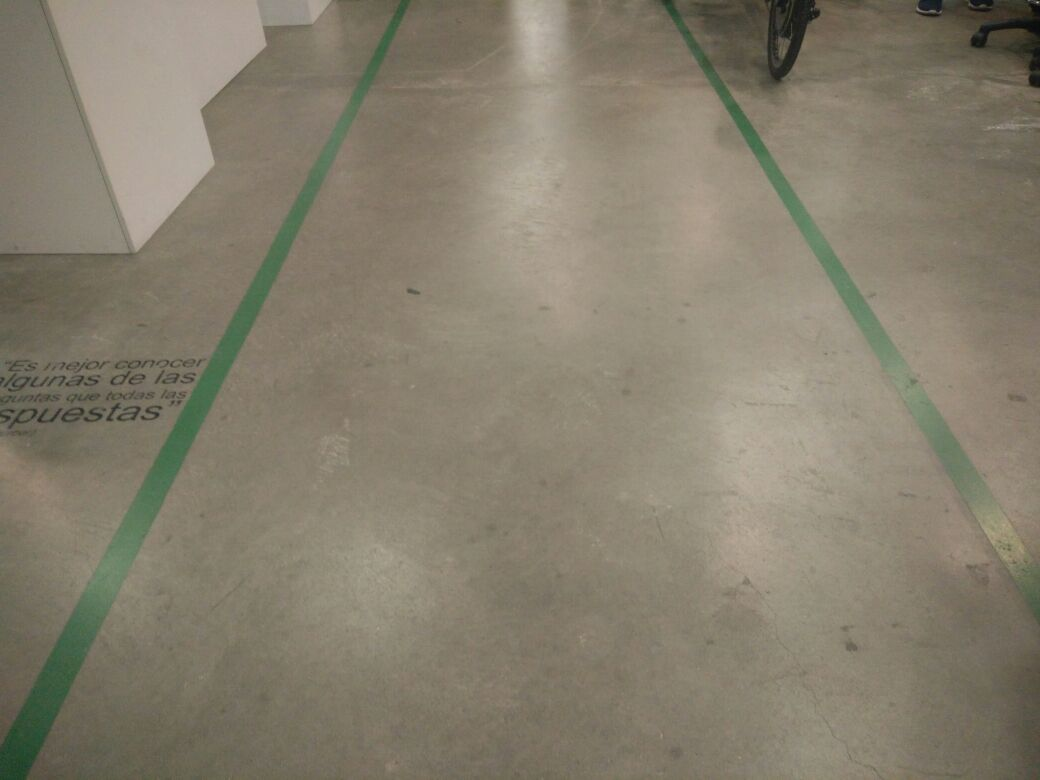
#> input picture 3.jpeg, 1040 x 780 px
$ python edge_detector.py
#> lines starting #> are read from the running program, lines starting #| are printed output that depends on the picture; after the words box and inside, x2 and y2 are one past the last pixel; in counts of white or black regions, pixels touching at a corner belong together
#Import Libraries
import cv2 as cv
import numpy as np
from matplotlib import pyplot as plt
from sklearn import linear_model, datasets
import imutils

#Load image
img = cv.imread('3.jpeg')
#> img is the input picture: shape (780, 1040, 3); mean B, G, R 109.1, 126.1, 133.1
#Convert image into HSV channel
imgHSV = cv.cvtColor(img, cv.COLOR_BGR2HSV)
#> imgHSV: shape (780, 1040, 3); mean H, S, V 21.9, 48.6, 134.1
angle = 180
imgHSV = imutils.rotate(imgHSV, angle)
#> imgHSV: shape (780, 1040, 3); mean H, S, V 21.8, 48.4, 133.8


#Define Color Boundaries
lowerBoundarie = np.array([35, 8, 0], dtype = 'uint8')
upperBoundarie = np.array([120, 255, 255], dtype = 'uint8')

#Compute mask for image
mask = cv.inRange(imgHSV, lowerBoundarie, upperBoundarie)
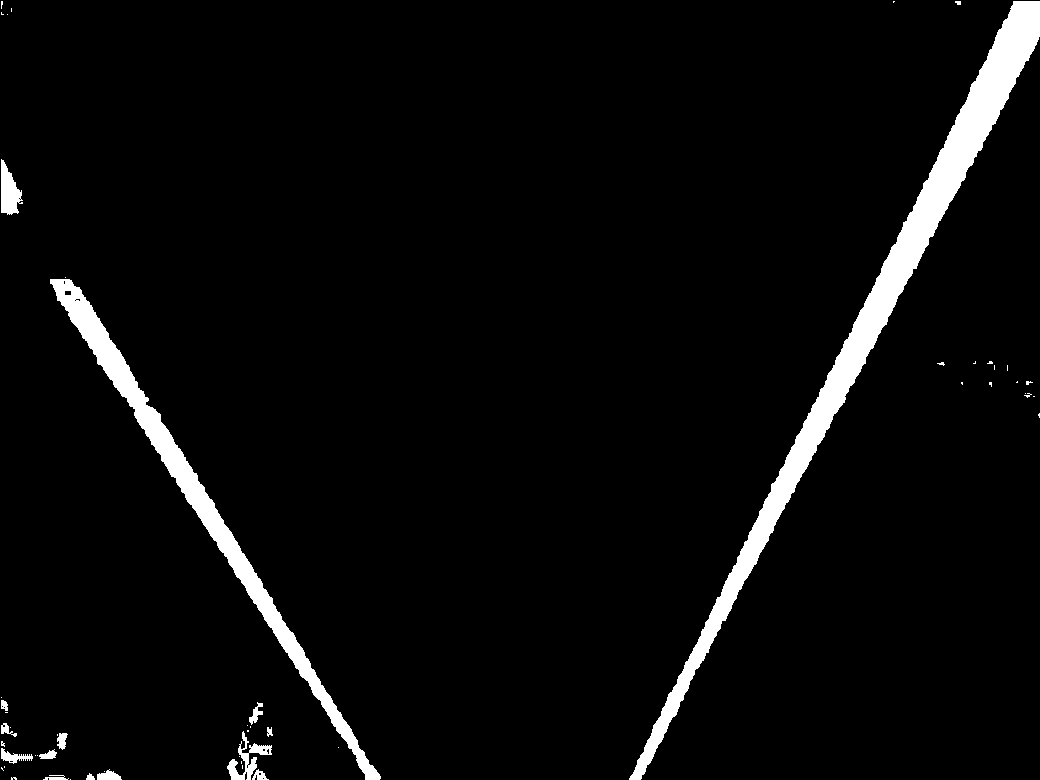
#> mask: shape (780, 1040); 4.3% white; 54 white regions (38 under 20 px), largest, box (x1, y1, x2, y2) and area: (629, 1, 1040, 780) 21572, (50, 279, 381, 780) 10524, (1, 159, 23, 215) 748

pixelInfo = cv.inRange(imgHSV, np.array(lowerBoundarie), np.array(upperBoundarie))
array = np.nonzero(pixelInfo)
#> array = 34943 positions, rows 1 to 779, columns 1 to 1039
transposedArray = np.transpose(array)
#> transposedArray = 34943 pairs, first value 1 to 779, second value 1 to 1039
# [5 lines of commented-out code are left out]

X = transposedArray[: , 1]
y = transposedArray[: , 0]

X = X.reshape(-1, 1)
y = y.reshape(-1, 1)

# print(X)
# print(Y)

# Fit line using all data
lr = linear_model.LinearRegression()
lr.fit(X, y)

# Robustly fit linear model with RANSAC algorithm
ransac = linear_model.RANSACRegressor()
ransac.fit(X, y)
inlier_mask = ransac.inlier_mask_
outlier_mask = np.logical_not(inlier_mask)

# Predict data of estimated models
line_X = np.arange(X.min(), X.max())[:, np.newaxis]
#> line_X = 1038 values from 1 to 1038
line_y = lr.predict(line_X)
line_y_ransac = ransac.predict(line_X)

# Compare estimated coefficients
# print("Estimated coefficients (true, linear regression, RANSAC):")
# print(coef, lr.coef_, ransac.estimator_.coef_)
# print(X)


lw = 2
plt.scatter(X[inlier_mask], y[inlier_mask], color='yellowgreen', marker='.',
            label='Inliers')
plt.scatter(X[outlier_mask], y[outlier_mask], color='gold', marker='.',
            label='Outliers')
#plt.plot(line_X, line_y, color='navy', linewidth=lw, label='Linear regressor')
plt.plot(line_X, line_y_ransac, color='cornflowerblue', linewidth=lw,
         label='RANSAC regressor')
plt.legend(loc='lower right')
plt.xlabel("Input")
plt.ylabel("Response")
plt.show()
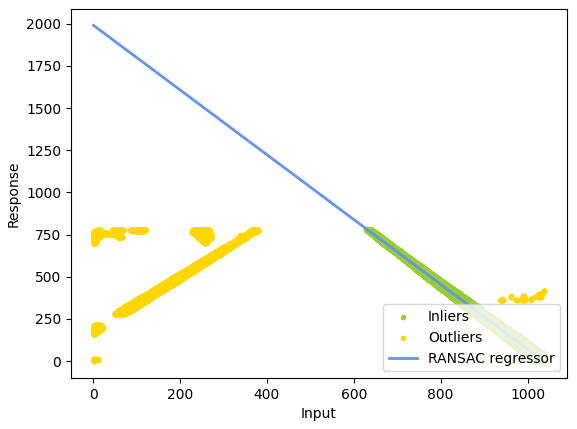
#> figure drawn by matplotlib, 1 panel; curve peaks at x = 1, y = 1989.5

$ run again, with 1.jpeg copied over 3.jpeg
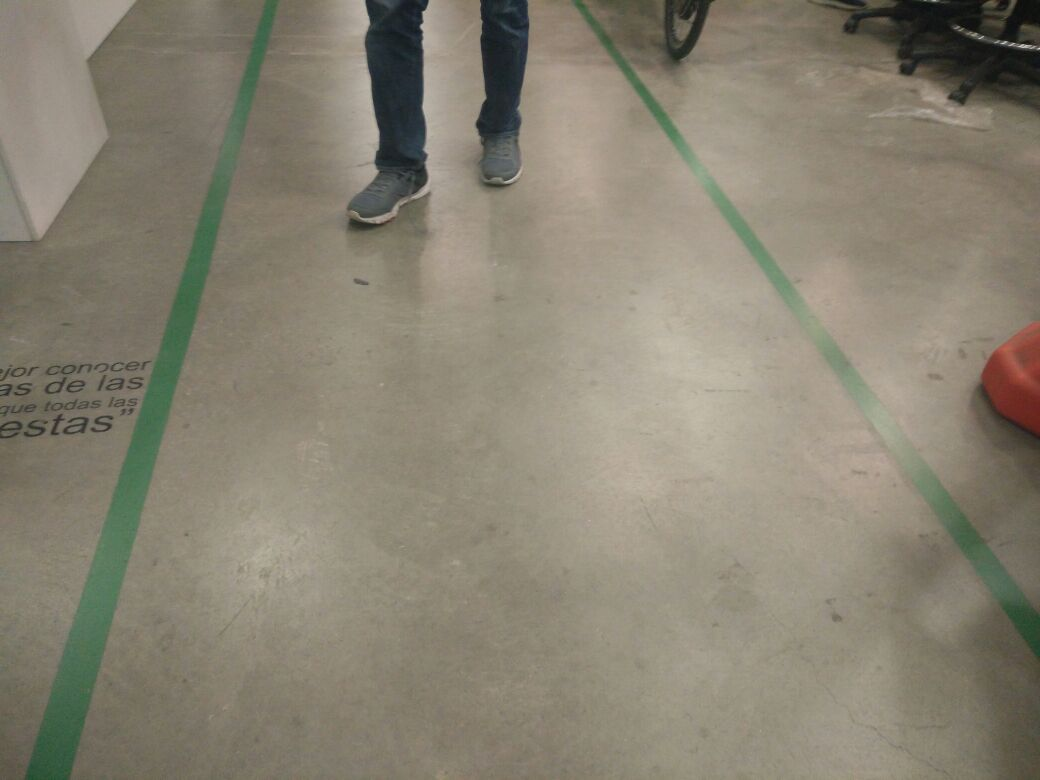
#> input picture 1.jpeg, 1040 x 780 px
#> img is the input picture: shape (780, 1040, 3); mean B, G, R 114.1, 130.1, 136
#> `mask = cv.inRange(imgHSV, lowerBoundarie, upperBoundarie)`:
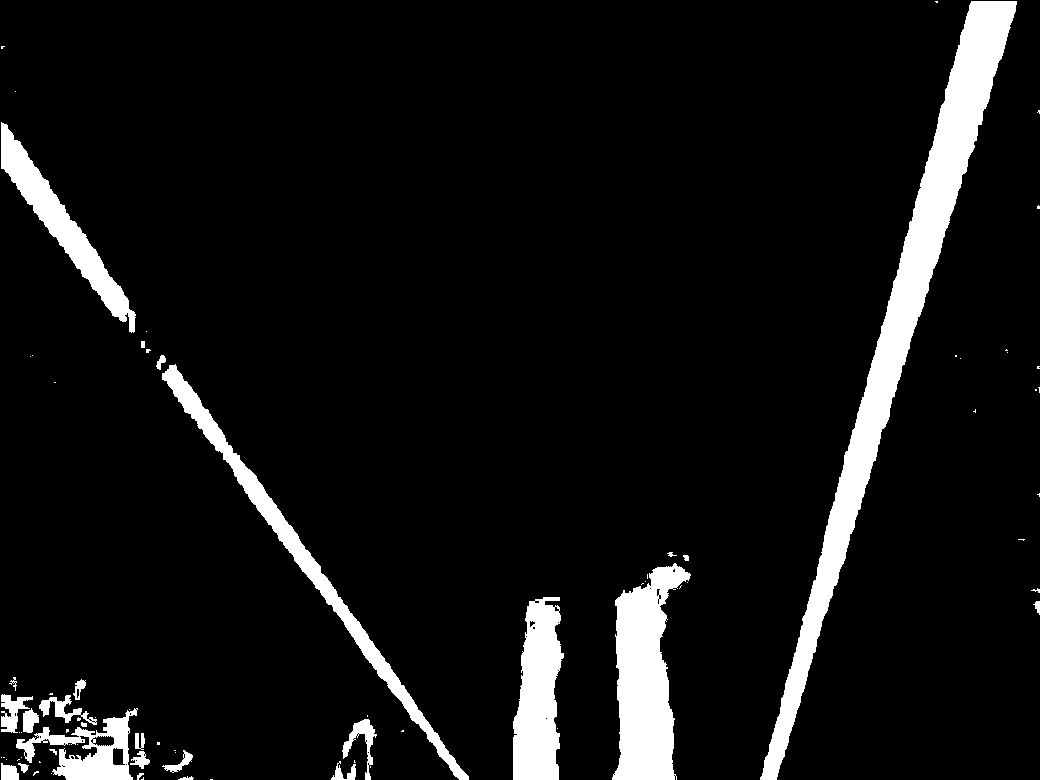
#> mask: shape (780, 1040); 7.7% white; 80 white regions (52 under 20 px), largest, box (x1, y1, x2, y2) and area: (760, 1, 1017, 780) 24831, (612, 563, 691, 780) 10415, (162, 364, 469, 780) 7183
#> array = 62165 positions, rows 1 to 779, columns 1 to 1039
#> transposedArray = 62165 pairs, first value 1 to 779, second value 1 to 1039
#> `plt.show()`:
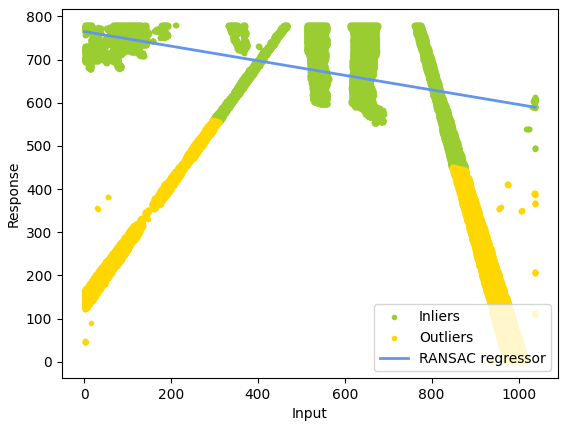
#> figure drawn by matplotlib, 1 panel; curve peaks at x = 1, y = 764.6

$ run again, with 2.jpeg copied over 3.jpeg
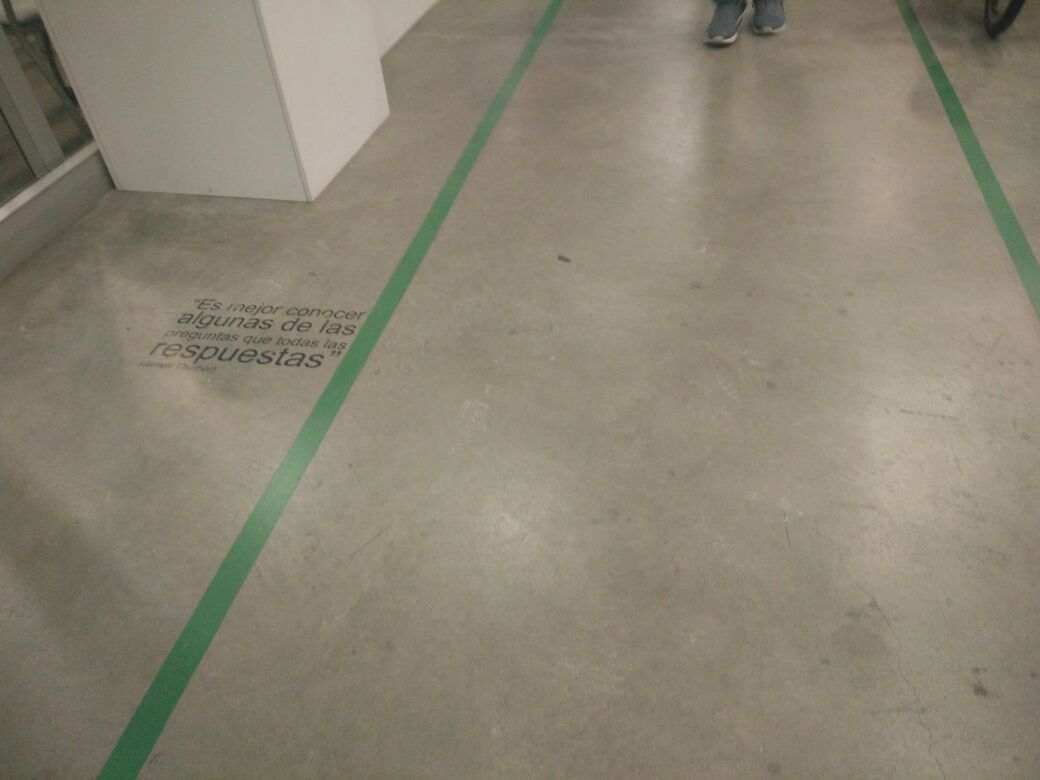
#> input picture 2.jpeg, 1040 x 780 px
#> img is the input picture: shape (780, 1040, 3); mean B, G, R 114.8, 131.9, 138.4
#> `mask = cv.inRange(imgHSV, lowerBoundarie, upperBoundarie)`:
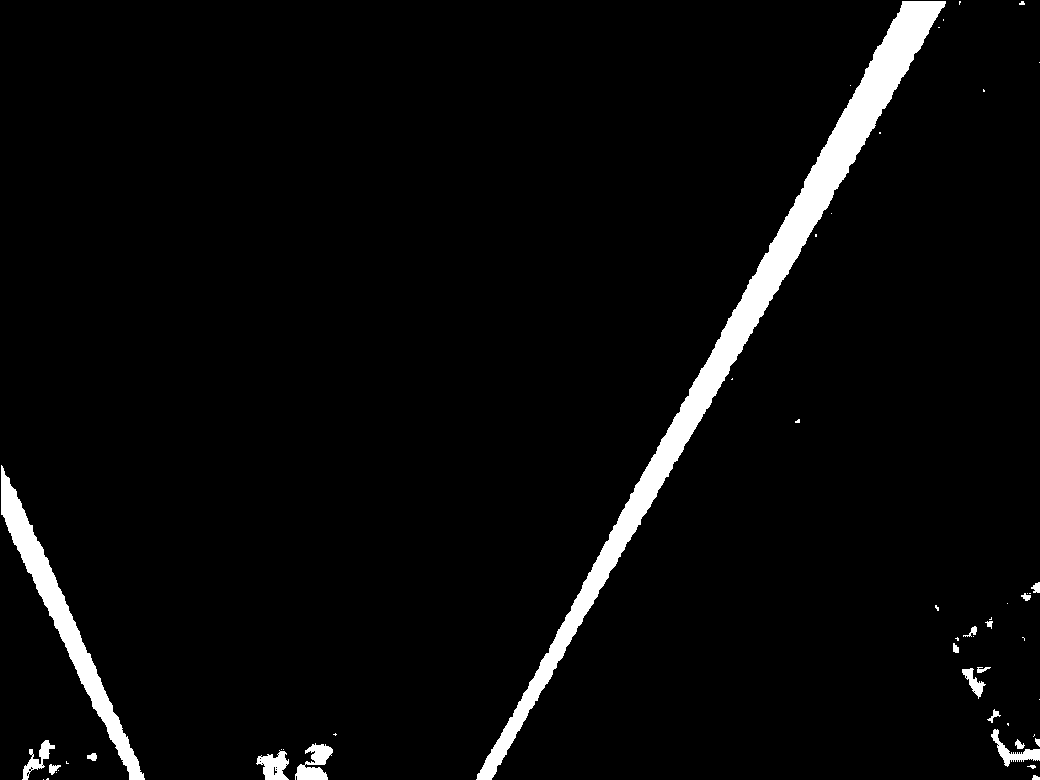
#> mask: shape (780, 1040); 3.9% white; 51 white regions (31 under 20 px), largest, box (x1, y1, x2, y2) and area: (476, 1, 946, 780) 22166, (1, 465, 145, 780) 6096, (295, 743, 333, 780) 781
#> array = 31685 positions, rows 1 to 779, columns 1 to 1039
#> transposedArray = 31685 pairs, first value 1 to 779, second value 1 to 1039
#> `plt.show()`:
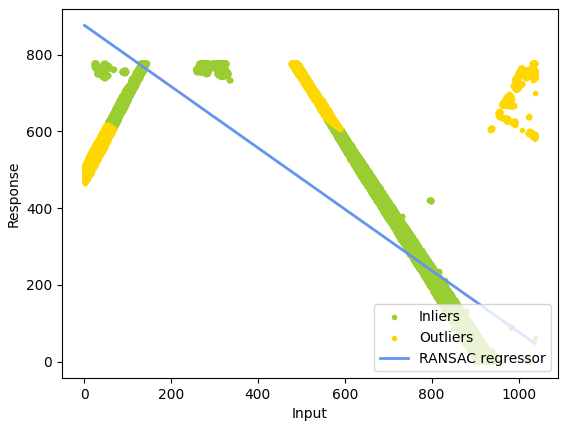
#> figure drawn by matplotlib, 1 panel; curve peaks at x = 1, y = 876.2

$ run again, with 4.jpeg copied over 3.jpeg
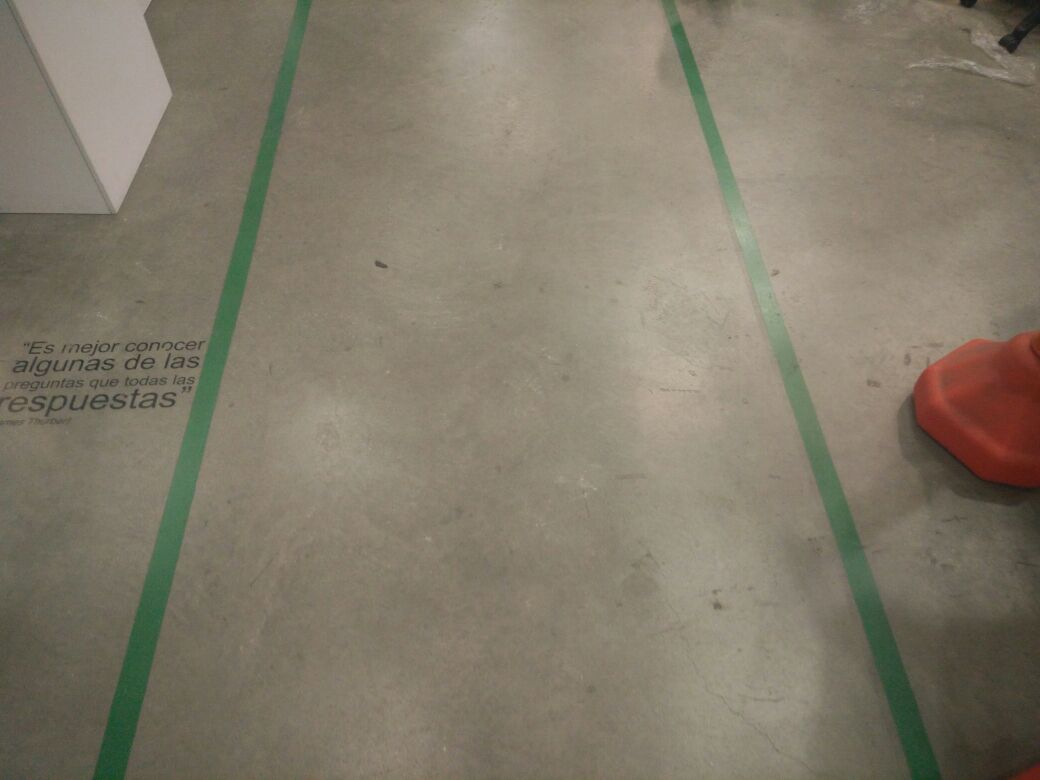
#> input picture 4.jpeg, 1040 x 780 px
#> img is the input picture: shape (780, 1040, 3); mean B, G, R 106, 122.5, 130.1
#> `mask = cv.inRange(imgHSV, lowerBoundarie, upperBoundarie)`:
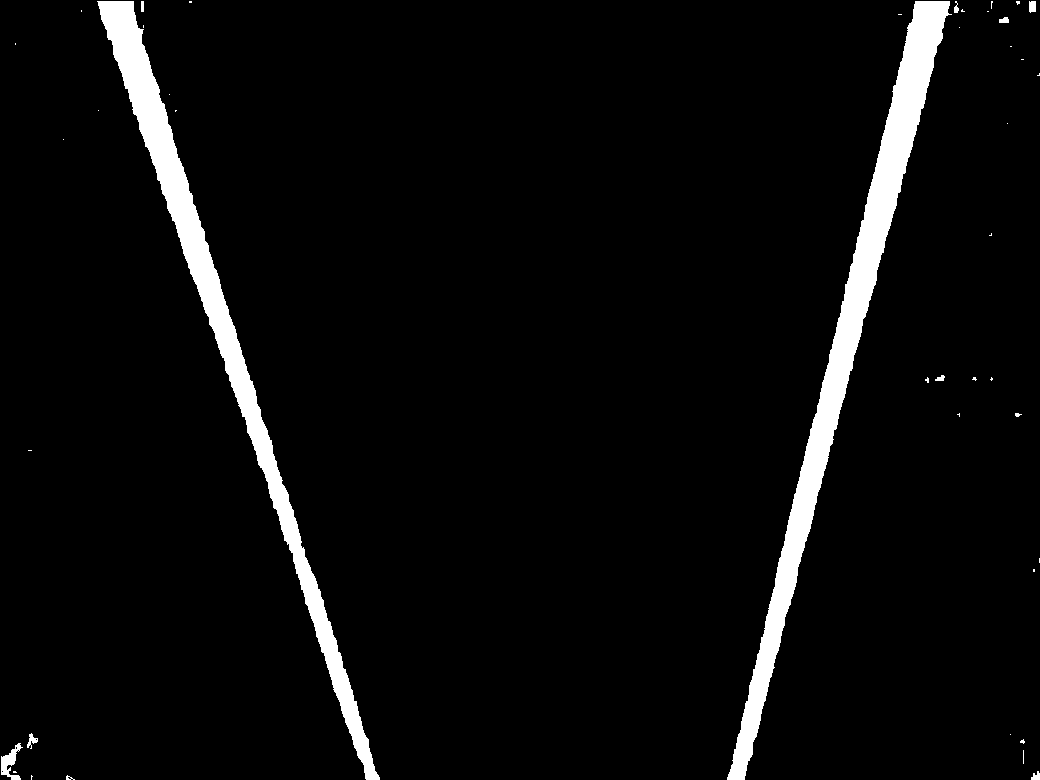
#> mask: shape (780, 1040); 4.7% white; 43 white regions (32 under 20 px), largest, box (x1, y1, x2, y2) and area: (727, 1, 952, 780) 19997, (97, 1, 380, 780) 17474, (1, 743, 23, 780) 347
#> array = 38396 positions, rows 1 to 779, columns 1 to 1039
#> transposedArray = 38396 pairs, first value 1 to 779, second value 1 to 1039
#> `plt.show()`:
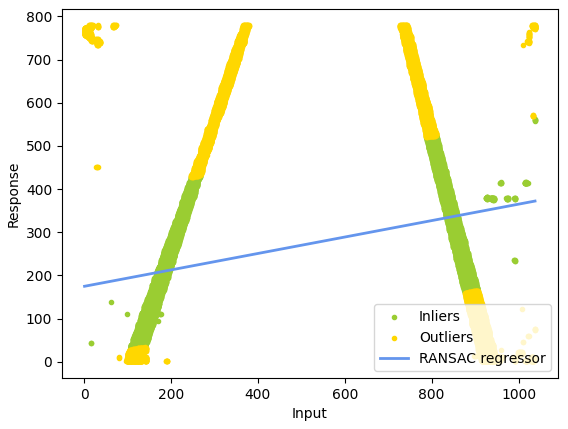
#> figure drawn by matplotlib, 1 panel; curve peaks at x = 1038, y = 372.3
